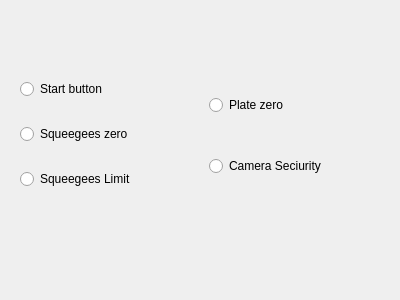
<?xml version="1.0" encoding="UTF-8"?>
<ui version="4.0">
 <class>input_dialog</class>
 <widget class="QDialog" name="input_dialog">
  <property name="geometry">
   <rect>
    <x>0</x>
    <y>0</y>
    <width>400</width>
    <height>300</height>
   </rect>
  </property>
  <property name="windowTitle">
   <string>Dialog</string>
  </property>
  <widget class="QWidget" name="horizontalLayoutWidget">
   <property name="geometry">
    <rect>
     <x>20</x>
     <y>60</y>
     <width>371</width>
     <height>151</height>
    </rect>
   </property>
   <layout class="QHBoxLayout" name="horizontalLayout">
    <item>
     <layout class="QVBoxLayout" name="verticalLayout">
      <item>
       <widget class="QRadioButton" name="radioButton">
        <property name="text">
         <string>Start button</string>
        </property>
       </widget>
      </item>
      <item>
       <widget class="QRadioButton" name="radioButton_2">
        <property name="text">
         <string>Squeegees zero</string>
        </property>
       </widget>
      </item>
      <item>
       <widget class="QRadioButton" name="radioButton_3">
        <property name="text">
         <string>Squeegees Limit</string>
        </property>
       </widget>
      </item>
     </layout>
    </item>
    <item>
     <layout class="QVBoxLayout" name="verticalLayout_2">
      <item>
       <widget class="QRadioButton" name="radioButton_5">
        <property name="text">
         <string>Plate zero</string>
        </property>
       </widget>
      </item>
      <item>
       <widget class="QRadioButton" name="radioButton_4">
        <property name="text">
         <string>Camera Seciurity</string>
        </property>
       </widget>
      </item>
     </layout>
    </item>
   </layout>
  </widget>
 </widget>
 <resources/>
 <connections/>
</ui>
